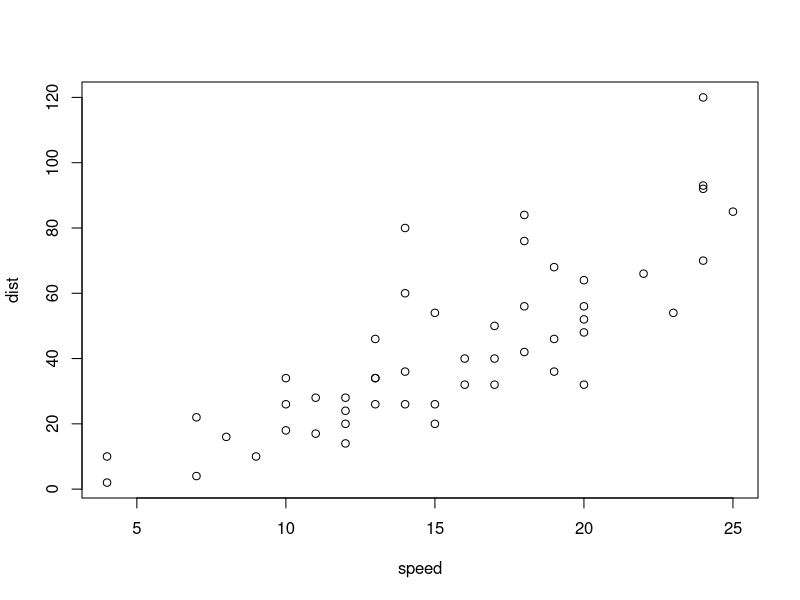
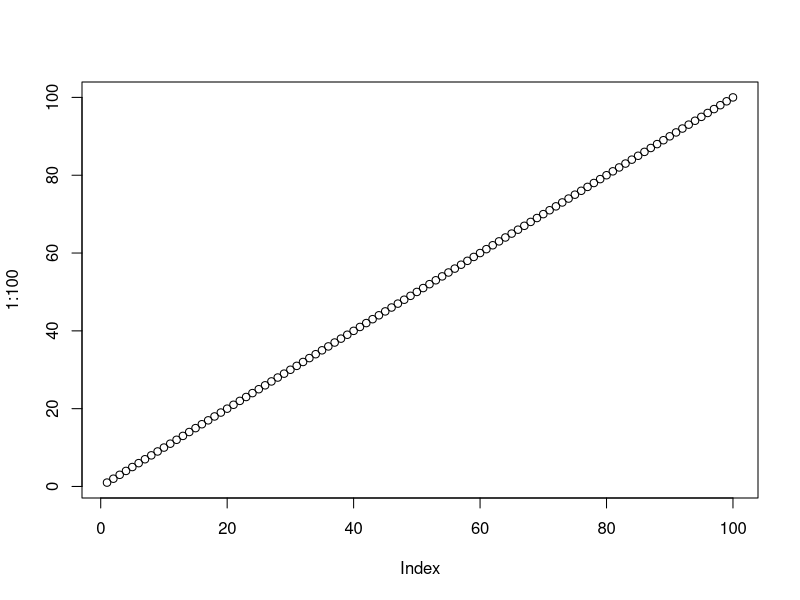

Reproduce these figures in R, in order.
## ---- chunk 1
summary(cars)
## ---- chunk 2
plot(cars)
## ---- chunk 3
plot(1:100)
